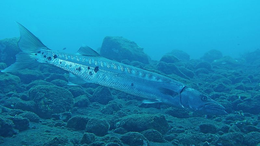
%> input picture Sample_Dataset/SAUD/Benchmark/Raw/group_1/1.png, 260 x 146 px, shrunk from 800 x 450 before the run
$ octave --eval "result = feature_extract(imread('../Sample_Dataset/SAUD/Benchmark/Raw/group_1/1.png'));"   (GNU Octave 9; MATLAB toolbox functions it lacks are replaced by stand-ins)
%> lines starting %> are read from the running program, lines starting %| are printed output that depends on the picture
### Feature_Extraction/gradient_domain.m
function GD = gradient_domain(img)
GD=[];
img=rgb2gray(img);
[m, n] = size(img);
%> m = 146; n = 260
d = double(img);
dSobel = img;
for img = 2 : m-1
for j = 2 : n-1
Gx = (d(img+1,j-1) + 2*d(img+1,j) + d(img+1,j+1)) - (d(img-1,j-1) + 2*d(img-1,j) + d(img-1,j+1));
Gy = (d(img-1,j+1) + 2*d(img,j+1) + d(img+1,j+1)) - (d(img-1,j-1) + 2*d(img,j-1) + d(img+1,j-1));
dSobel(img, j) = sqrt(Gx^2 + Gy^2);

end
end
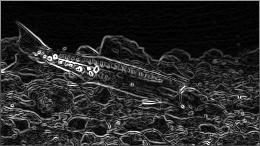
%> dSobel: size 146x260 uint8; min 0, max 255, mean 38.4
dstImage = LBP(dSobel);
%> after the loop in LBP, `for i = 2 : m-1`:
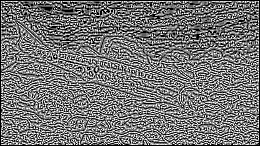
%> J: size 146x260 double; min 0, max 8, mean 3.67; drawn with min black and max white

s0=0;
for q=1:m
    for w=1:n
        if dstImage(q,w)==0
            s0=s0+double(dSobel(q,w));
        end
    end
end
%> after the loop, s0 = 280125
s0=s0/10000000;
%> s0 = 0.028
s1=0;
% [K, L] = size(dstImage);
for q=1:m
    for w=1:n
        if dstImage(q,w)==1
            s1=s1+double(dSobel(q,w));
        end
    end
end
%> after the loop, s1 = 294122
s1=s1/10000000;
%> s1 = 0.0294

s2=0;
for q=1:m
    for w=1:n
        if dstImage(q,w)==2
            s2=s2+double(dSobel(q,w));
        end
    end
end
%> after the loop, s2 = 192547
s2=s2/10000000;
%> s2 = 0.0193

s3=0;
for q=1:m
    for w=1:n
        if dstImage(q,w)==3
            s3=s3+double(dSobel(q,w));
        end
    end
end
%> after the loop, s3 = 200401
s3=s3/10000000;
%> s3 = 0.02

s4=0;
for q=1:m
    for w=1:n
        if dstImage(q,w)==4
            s4=s4+double(dSobel(q,w));
        end
    end
end
%> after the loop, s4 = 203273
s4=s4/10000000;
%> s4 = 0.0203

s5=0;
for q=1:m
    for w=1:n
        if dstImage(q,w)==5
            s5=s5+double(dSobel(q,w));
        end
    end
end
%> after the loop, s5 = 108660
s5=s5/10000000;
%> s5 = 0.0109

s6=0;
for q=1:m
    for w=1:n
        if dstImage(q,w)==6
            s6=s6+double(dSobel(q,w));
        end
    end
end
%> after the loop, s6 = 80437
s6=s6/1000000;
%> s6 = 0.0804

s7=0;
for q=1:m
    for w=1:n
        if dstImage(q,w)==7
            s7=s7+double(dSobel(q,w));
        end
    end
end
%> after the loop, s7 = 64457
s7=s7/1000000;
%> s7 = 0.0645

s8=0;
for q=1:m
    for w=1:n
        if dstImage(q,w)==8
            s8=s8+double(dSobel(q,w));
        end
    end
end
%> after the loop, s8 = 33715
s8=s8/1000000;
%> s8 = 0.0337
S=[s0,s1,s2,s3,s4,s5,s6,s7,s8];
%> S = [0.028 0.0294 0.0193 0.02 0.0203 0.0109 0.0804 0.0645 0.0337]
GD=[GD;S];
%> GD has the same summary as S
%> in feature_extract, `F_GD = gradient_domain(img);`: F_GD has the same summary as S in gradient_domain

### Feature_Extraction/LBP.m
function dstImage = LBP(srcImage)

if ndims(srcImage) == 3
   srcImage =  rgb2gray(srcImage);
end

I = im2double(srcImage);

[m, n] = size(I);
J = zeros(m, n);

 for i = 2 : m-1
   for j = 2 : n-1
       J(i,j) = ( I(i-1,j-1) > I(i,j) )  + ...
                ( I(i-1,j) > I(i,j) ) + ...
                ( I(i-1,j+1) > I(i,j) )  + ...
                ( I(i,j+1) > I(i,j) )  + ...
                ( I(i+1,j+1) > I(i,j) )  + ...
                ( I(i+1,j) > I(i,j) )  + ...
                ( I(i+1,j-1) > I(i,j) )  + ...
                ( I(i,j-1) > I(i,j) ) ;
   end
end
 dstImage = J;

### Feature_Extraction/UISM.m
function F_EQ = UISM(img)
Ir = double(img(:,:,1));
Ig = double(img(:,:,2));
Ib = double(img(:,:,3));

hx=[1 2 1; 0 0 0 ; -1 -2 -1];
hy=[-1 0 1; -2 0 2; -1 0 1];

SobelR = abs(imfilter(Ir, hx, 'replicate', 'same', 'conv') + ...
            imfilter(Ir, hy, 'replicate', 'same', 'conv'));
SobelG = abs(imfilter(Ig, hx, 'replicate', 'same', 'conv') + ...
            imfilter(Ig, hy, 'replicate', 'same', 'conv'));
SobelB = abs(imfilter(Ib, hx, 'replicate', 'same', 'conv') + ...
            imfilter(Ib, hy, 'replicate', 'same', 'conv'));

patchsz = 5;
[m, n] = size(Ir);
% resize the input image to match the patch size
if mod(m, patchsz) ~= 0 || mod(n, patchsz) ~= 0
    SobelR = imresize(SobelR, [m - mod(m, patchsz) + patchsz, ...
        n - mod(n, patchsz) + patchsz]);
%> SobelR: size 150x265 double
    SobelG = imresize(SobelG, [m - mod(m, patchsz) + patchsz, ...
        n - mod(n, patchsz) + patchsz]);
%> SobelG: size 150x265 double
    SobelB = imresize(SobelB, [m - mod(m, patchsz) + patchsz, ...
        n - mod(n, patchsz) + patchsz]);
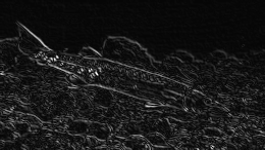
%> SobelB: size 150x265 double; min -13.68, max 501.1, mean 36.9; drawn with min black and max white
end
[m, n] = size(Ir);
k1 = m / patchsz;
%> k1 = 29.2
k2 = n / patchsz;
%> k2 = 52
% calculate the EME value
EMER = 0;
for i = 1 : patchsz : m
    for j = 1 : patchsz : n
        sz = patchsz - 1;
        im = SobelR(i:i+sz,j:j+sz);
        if (max(max(im)) ~= 0 && min(min(im)) ~= 0)
            EMER = EMER + log(max(max(im)) / min(min(im)));
        end
    end
end
EMER = 2 / (k1 * k2) * abs(EMER);
%> EMER = 7.33
EMEG = 0;
for i = 1 : patchsz : m
    for j = 1 : patchsz : n
        sz = patchsz - 1;
        im = SobelG(i:i+sz,j:j+sz);
        if (max(max(im)) ~= 0 && min(min(im)) ~= 0)
            EMEG = EMEG + log(max(max(im)) / min(min(im)));
        end
    end
end
EMEG = 2 / (k1 * k2) * abs(EMEG);
%> EMEG = 7.4
EMEB = 0;
for i = 1 : patchsz : m
    for j = 1 : patchsz : n
        sz = patchsz - 1;
        im = SobelB(i:i+sz,j:j+sz);
        if (max(max(im)) ~= 0 && min(min(im)) ~= 0)
            EMEB = EMEB + log(max(max(im)) / min(min(im)));
        end
    end
end
EMEB = 2 / (k1 * k2) * abs(EMEB);
%> EMEB = 7.31
lambdaR = 0.299;
lambdaG = 0.587;
lambdaB = 0.114;
F_EQ = lambdaR * EMER + lambdaG * EMEG + lambdaB * EMEB;
%> F_EQ = 7.37
%> in feature_extract, `structure_features = [F_GD ,F_EQ];`: structure_features = [0.028 0.0294 0.0193 0.02 0.0203 0.0109 0.0804 0.0645 0.0337 7.37]
%> in feature_extract, `img_hsv = rgb2hsv(img);`: img_hsv: size 146x260x3 double; mean H, S, V 0.547, 0.874, 0.688

end

### Feature_Extraction/img_partition.m
function block = img_partition(img, gpc)
%> called with gpc = 1
% image parted into several blocks
% function block = img_partition(img, gpc)
% Inputs:
%   img   - image in RGB format
%   gpc   - grid partition constant
%
% Outputs:
%   block    - image blocks

% size of image
[h_img, w_img] = size(img(:, :, 1));
%> h_img = 146; w_img = 260
% size of each
block_size = fix(size(img(:, :, 1))/gpc);
%> block_size = [146 260]
h_block = block_size(1);
%> h_block = 146
w_block = block_size(2);
%> w_block = 260
for i = 1:gpc
    for j = 1:gpc
        % pointer to locate image blocks
        row = h_block*(i - 1) + 1; %row是行
        col = w_block*(j - 1) + 1; %col是列
        % adjust block size
        if i == gpc
            h_block = h_img - (gpc - 1)*h_block;
        end
        if j == gpc
           w_block = w_img - (gpc - 1)*w_block;
        end
        % every block stored into a cell
        block{(i - 1)*gpc + j} = img(row:row + h_block - 1, ...
                    col:col + w_block - 1, :);
    end
end
%> after the loop, block = 1 item

### Feature_Extraction/color_moment.m
function CM = color_moment(img, gpc)
% Extract Color Moments (CM) features from a image
% function CM = extractCM(img, gpc)
% Inputs:
%   img   - image in HSV format
%   gpc   - grid partition constant for CM features extraction
%
% Outputs:
%   CM    - CM features

currentBlockIndex = 1;
block = img_partition(img, gpc);
%> block = 1 item
for i = 1:gpc
    for j = 1:gpc
        % pointer to locate CM features in CM vector
        p_cm = gpc*gpc*(currentBlockIndex - 1) + 1;

        % matrix to vector for each channel
        cur_block = block{(i - 1)*gpc + j};
        currentBlock = reshape(cur_block, size(cur_block, 1)*size(cur_block, 2), 3); %将cur_block 重构成size(cur_block, 1)*size(cur_block, 2), 3大小的矩阵

        % 3 mean values
        curMean = mean(currentBlock);
        CM(p_cm:p_cm + 2) = curMean;

        % 3 variances values
        curVar = std(currentBlock);
        CM(p_cm + 3:p_cm + 5) = curVar;

        % 3 skewness values
        curSkew = skewness(currentBlock, 1);
        CM(p_cm + 6:p_cm + 8)= curSkew;


        currentBlockIndex = currentBlockIndex+1;
    end
end
%> after the loop, CM = [0.547 0.874 0.688 0.0125 0.0382 0.189 0.528 -1.6 -0.0202]; currentBlockIndex = 2
%> in feature_extract, `F_CM = color_moment(img_hsv, 1);`: F_CM has the same summary as CM in color_moment
CM(find(isnan(CM)==1))=0;

### Feature_Extraction/color_entropy.m
function CE = color_entropy(image)
image=double(image);
img_H=image(:,:,1);
img_S=image(:,:,2);
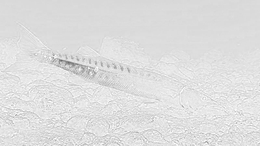
%> img_S: size 146x260 double; min 0.403, max 1, mean 0.874
img_V=image(:,:,3);
I ={img_H,img_S,img_V};
%> I = 3 items
%> the loop in color_entropy, `for i=1:3` made 1 pass
%> pass 1, in color_entropy, `mu            = filter2(window, img, 'same');`:
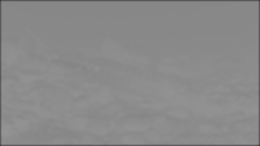
%> mu: size 146x260 double; min 0.225, max 0.581, mean 0.541
%> pass 1, in color_entropy, `mu_sq         = mu.*mu;`:
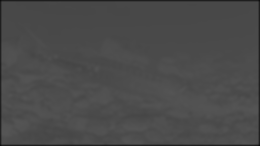
%> mu_sq: size 146x260 double; min 0.0504, max 0.337, mean 0.294
%> pass 1, in color_entropy, `MSCN          = (img-mu)./(sigma+1);`:
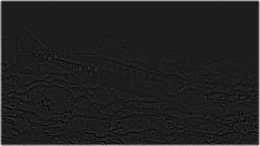
%> MSCN: size 146x260 double; min -0.0328, max 0.249, mean 0.00429; drawn with min black and max white
F_all=[];
for i=1:3
    % MSCN coefficients
    img=I{i};
    window = fspecial('gaussian',5,7/5);
    window = window/sum(sum(window));
    mu            = filter2(window, img, 'same');
    mu_sq         = mu.*mu;
    sigma         = sqrt(abs(filter2(window, img.*img, 'same') - mu_sq));
    MSCN          = (img-mu)./(sigma+1);
    %---------------------------------
    % average filter
    h1=fspecial('average',[2,2]);
    MSCN_avg=imfilter(MSCN,h1);
    %---------------------------------
    % calculate entropy
%> the run ends on the next line
    MSCN_entr = Imentropy(MSCN);
    MSCN_avg_entr=Imentropy(MSCN_avg);
    %---------------------------------
    feature=[MSCN_entr,MSCN_avg_entr];
    F_all=[F_all,feature];
    CE=F_all;
end

### Feature_Extraction/feature_extract.m
function features = feature_extract(img)
%% Structure feature
F_GD = gradient_domain(img);
F_EQ = UISM(img);
structure_features = [F_GD ,F_EQ];
%% Color feature
img_hsv = rgb2hsv(img);
F_CM = color_moment(img_hsv, 1);
F_CE = color_entropy(img_hsv);
color_features = [F_CM,F_CE];
%% All feature
features=[color_features,structure_features];

$ run again, on Sample_Dataset/SAUD/Benchmark/Raw/group_1/10.png
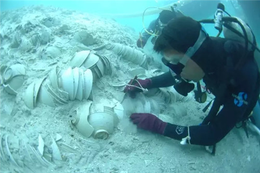
%> input picture Sample_Dataset/SAUD/Benchmark/Raw/group_1/10.png, 260 x 173 px, shrunk from 500 x 332 before the run
%> after the loop in LBP, `for i = 2 : m-1`:
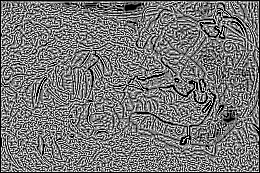
%> J: size 173x260 double; min 0, max 8, mean 3.76; drawn with min black and max white
%> after the loop in gradient_domain, `for q=1:m`: s0 = 789664
%> in gradient_domain, `s0=s0/10000000;`: s0 = 0.079
%> after the loop in gradient_domain, `for q=1:m`: s1 = 448766
%> in gradient_domain, `s1=s1/10000000;`: s1 = 0.0449
%> after the loop in gradient_domain, `for q=1:m`: s2 = 369622
%> in gradient_domain, `s2=s2/10000000;`: s2 = 0.037
%> after the loop in gradient_domain, `for q=1:m`: s3 = 437645
%> in gradient_domain, `s3=s3/10000000;`: s3 = 0.0438
%> after the loop in gradient_domain, `for q=1:m`: s4 = 523037
%> in gradient_domain, `s4=s4/10000000;`: s4 = 0.0523
%> after the loop in gradient_domain, `for q=1:m`: s5 = 260831
%> in gradient_domain, `s5=s5/10000000;`: s5 = 0.0261
%> after the loop in gradient_domain, `for q=1:m`: s6 = 177480
%> in gradient_domain, `s6=s6/1000000;`: s6 = 0.177
%> after the loop in gradient_domain, `for q=1:m`: s7 = 136680
%> in gradient_domain, `s7=s7/1000000;`: s7 = 0.137
%> after the loop in gradient_domain, `for q=1:m`: s8 = 72182
%> in gradient_domain, `s8=s8/1000000;`: s8 = 0.0722
%> S = [0.079 0.0449 0.037 0.0438 0.0523 0.0261 0.177 0.137 0.0722]
%> GD has the same summary as S
%> F_GD has the same summary as S in gradient_domain
%> EMER = 7.23
%> EMEG = 7.3
%> EMEB = 7.39
%> in UISM, `F_EQ = lambdaR * EMER + lambdaG * EMEG + lambdaB * EMEB;`: F_EQ = 7.29
%> structure_features = [0.079 0.0449 0.037 0.0438 0.0523 0.0261 0.177 0.137 0.0722 7.29]
%> img_hsv: size 173x260x3 double; mean H, S, V 0.516, 0.471, 0.66
%> h_img = 173; w_img = 260
%> block_size = [173 260]
%> h_block = 173
%> w_block = 260
%> after the loop in img_partition, `for i = 1:gpc`: block = 1 item
%> after the loop in color_moment, `for i = 1:gpc`: CM = [0.516 0.471 0.66 0.0263 0.158 0.248 1.75 0.885 -0.549]; currentBlockIndex = 2
%> F_CM has the same summary as CM in color_moment
%> in color_entropy, `I ={img_H,img_S,img_V};`: I = 3 items
%> the loop in color_entropy, `for i=1:3` made 1 pass
%> pass 1, in color_entropy, `MSCN          = (img-mu)./(sigma+1);`:
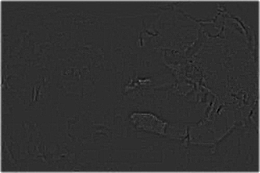
%> MSCN: size 173x260 double; min -0.0561, max 0.245, mean 0.00368; drawn with min black and max white

$ run again, on Sample_Dataset/SAUD/Benchmark/Raw/group_1/11.png
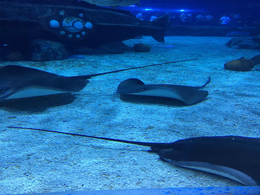
%> input picture Sample_Dataset/SAUD/Benchmark/Raw/group_1/11.png, 260 x 195 px, shrunk from 640 x 480 before the run
%> after the loop in LBP, `for i = 2 : m-1`:
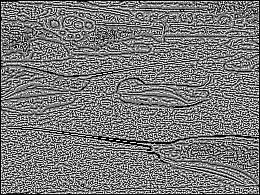
%> J: size 195x260 double; min 0, max 8, mean 3.8; drawn with min black and max white
%> after the loop in gradient_domain, `for q=1:m`: s0 = 631722
%> in gradient_domain, `s0=s0/10000000;`: s0 = 0.0632
%> after the loop in gradient_domain, `for q=1:m`: s1 = 541284
%> in gradient_domain, `s1=s1/10000000;`: s1 = 0.0541
%> after the loop in gradient_domain, `for q=1:m`: s2 = 325385
%> in gradient_domain, `s2=s2/10000000;`: s2 = 0.0325
%> after the loop in gradient_domain, `for q=1:m`: s3 = 362660
%> in gradient_domain, `s3=s3/10000000;`: s3 = 0.0363
%> after the loop in gradient_domain, `for q=1:m`: s4 = 518560
%> in gradient_domain, `s4=s4/10000000;`: s4 = 0.0519
%> after the loop in gradient_domain, `for q=1:m`: s5 = 214848
%> in gradient_domain, `s5=s5/10000000;`: s5 = 0.0215
%> after the loop in gradient_domain, `for q=1:m`: s6 = 154972
%> in gradient_domain, `s6=s6/1000000;`: s6 = 0.155
%> after the loop in gradient_domain, `for q=1:m`: s7 = 140541
%> in gradient_domain, `s7=s7/1000000;`: s7 = 0.141
%> after the loop in gradient_domain, `for q=1:m`: s8 = 67655
%> in gradient_domain, `s8=s8/1000000;`: s8 = 0.0677
%> S = [0.0632 0.0541 0.0325 0.0363 0.0519 0.0215 0.155 0.141 0.0677]
%> GD has the same summary as S
%> F_GD has the same summary as S in gradient_domain
%> after the loop in UISM, `for i = 1 : patchsz : m`: EMER = 3338.2
%> in UISM, `EMER = 2 / (k1 * k2) * abs(EMER);`: EMER = 3.29
%> after the loop in UISM, `for i = 1 : patchsz : m`: EMEG = 4860.3
%> in UISM, `EMEG = 2 / (k1 * k2) * abs(EMEG);`: EMEG = 4.79
%> after the loop in UISM, `for i = 1 : patchsz : m`: EMEB = 4977
%> in UISM, `EMEB = 2 / (k1 * k2) * abs(EMEB);`: EMEB = 4.91
%> in UISM, `F_EQ = lambdaR * EMER + lambdaG * EMEG + lambdaB * EMEB;`: F_EQ = 4.36
%> structure_features = [0.0632 0.0541 0.0325 0.0363 0.0519 0.0215 0.155 0.141 0.0677 4.36]
%> img_hsv: size 195x260x3 double; mean H, S, V 0.584, 0.826, 0.614
%> h_img = 195; w_img = 260
%> block_size = [195 260]
%> h_block = 195
%> w_block = 260
%> after the loop in img_partition, `for i = 1:gpc`: block = 1 item
%> after the loop in color_moment, `for i = 1:gpc`: CM = [0.584 0.826 0.614 0.0225 0.126 0.251 0.276 -0.594 -0.223]; currentBlockIndex = 2
%> F_CM has the same summary as CM in color_moment
%> in color_entropy, `I ={img_H,img_S,img_V};`: I = 3 items
%> the loop in color_entropy, `for i=1:3` made 1 pass
%> pass 1, in color_entropy, `MSCN          = (img-mu)./(sigma+1);`:
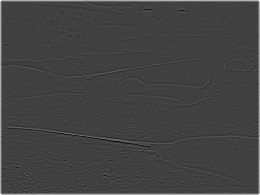
%> MSCN: size 195x260 double; min -0.0953, max 0.279, mean 0.00389; drawn with min black and max white
